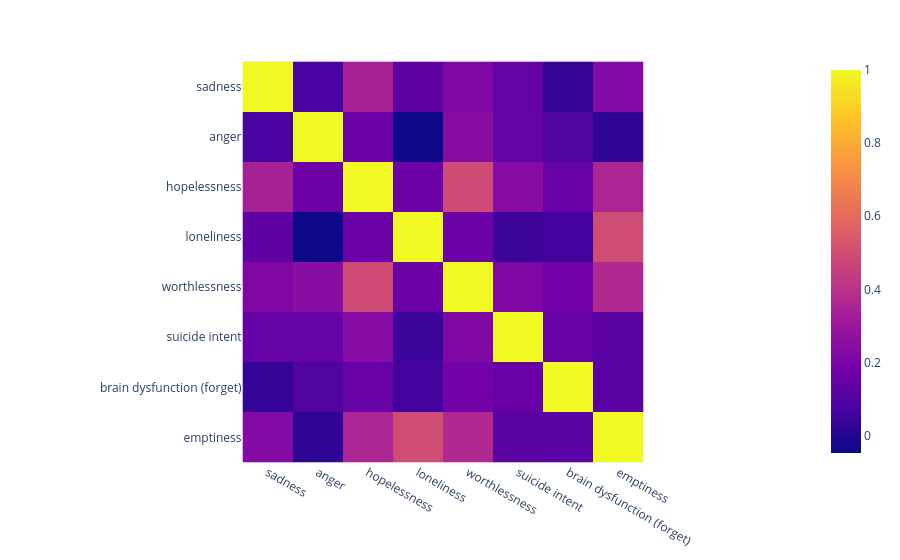

Notebook code cell kept with this figure:
### Code cell
classes = [
    "sadness", 
    "anger", 
    "hopelessness", 
    "loneliness", 
    "worthlessness", 
    "suicide intent", 
    "brain dysfunction (forget)", 
    "emptiness", 
]

import plotly.express as px 

px.imshow(df[classes].corr())

### Figure 1 — Plotly figure (JSON) as saved in the notebook; plotly's stock layout.template omitted (floating-point values rounded to 4 significant figures)
{"data": [{"coloraxis": "coloraxis", "hovertemplate": "x: %{x}<br>y: %{y}<br>color: %{z}<extra></extra>", "name": "0", "type": "heatmap", "x": ["sadness", "anger", "hopelessness", "loneliness", "worthlessness", "suicide intent", "brain dysfunction (forget)", "emptiness"], "xaxis": "x", "y": ["sadness", "anger", "hopelessness", "loneliness", "worthlessness", "suicide intent", "brain dysfunction (forget)", "emptiness"], "yaxis": "y", "z": [[1.0, 0.07531, 0.338, 0.1309, 0.2204, 0.1481, 0.03275, 0.2324], [0.07531, 1.0, 0.1688, -0.0479, 0.2488, 0.1473, 0.0973, 0.02187], [0.338, 0.1688, 1.0, 0.1691, 0.4912, 0.2427, 0.1551, 0.3528], [0.1309, -0.0479, 0.1691, 1.0, 0.167, 0.04956, 0.06485, 0.4936], [0.2204, 0.2488, 0.4912, 0.167, 1.0, 0.2202, 0.1888, 0.3677], [0.1481, 0.1473, 0.2427, 0.04956, 0.2202, 1.0, 0.1572, 0.1244], [0.03275, 0.0973, 0.1551, 0.06485, 0.1888, 0.1572, 1.0, 0.1221], [0.2324, 0.02187, 0.3528, 0.4936, 0.3677, 0.1244, 0.1221, 1.0]]}], "layout": {"coloraxis": {"colorscale": [[0, "#0d0887"], [0.1111, "#46039f"], [0.2222, "#7201a8"], [0.3333, "#9c179e"], [0.4444, "#bd3786"], [0.5556, "#d8576b"], [0.6667, "#ed7953"], [0.7778, "#fb9f3a"], [0.8889, "#fdca26"], [1, "#f0f921"]]}, "margin": {"t": 60}, "xaxis": {"anchor": "y", "constrain": "domain", "domain": [0, 1], "scaleanchor": "y"}, "yaxis": {"anchor": "x", "autorange": "reversed", "constrain": "domain", "domain": [0, 1]}}}
